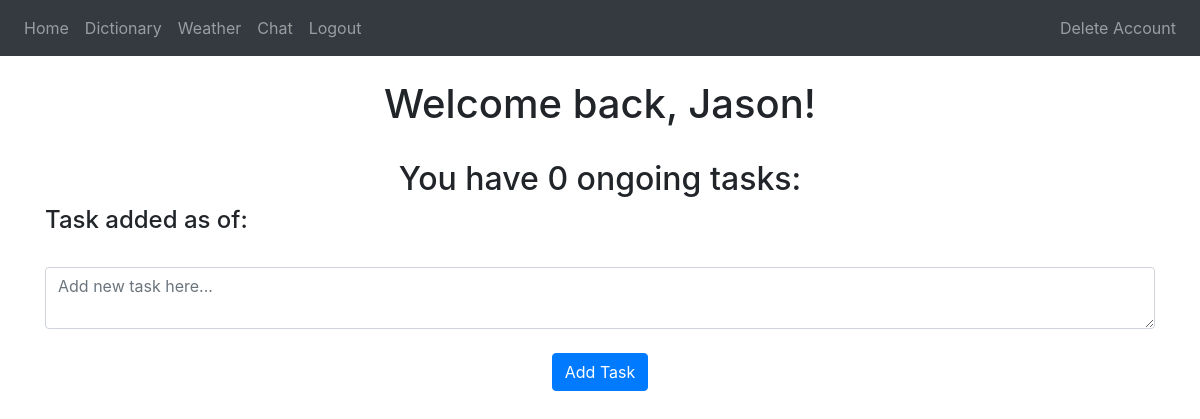
The page / (signed in) on the database as committed earlier.
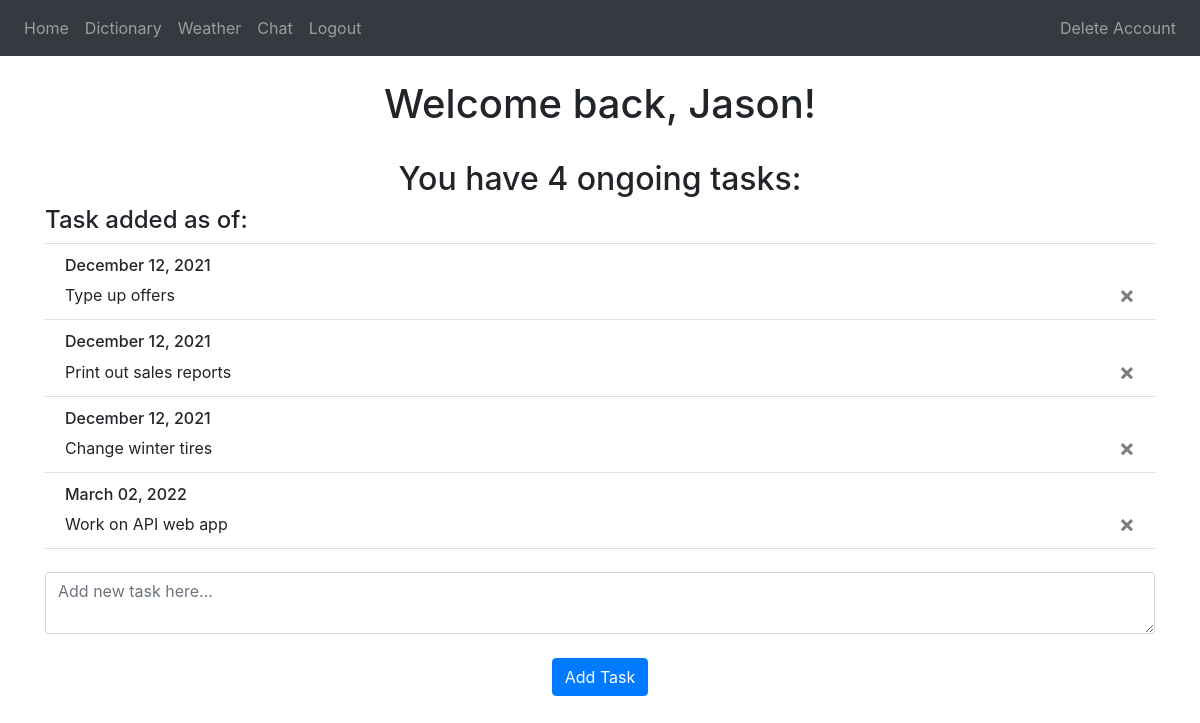
The same page on the database as committed later.
### website/models.py (models this page shows)
class Task(db.Model):
    id = db.Column(db.Integer, primary_key=True)
    data = db.Column(db.String(1000))
    date = db.Column(db.DateTime(timezone=True), default=func.now())
    user_id = db.Column(db.Integer, db.ForeignKey('user.id'))

### website/views.py (the view, shortened to what this page needs)
@views.route('/', methods=['GET', 'POST'])
@login_required
def home():
    return render_template("home.html", user=current_user)

### website/__init__.py (called while the page is built)
def create_app():
    app = Flask(__name__) # Refers the name of the current file
    app.config['SECRET_KEY'] = 'my first web'
    app.config['SQLALCHEMY_TRACK_MODIFICATIONS'] = False
    app.config['SQLALCHEMY_DATABASE_URI'] = f'sqlite:///{DB_NAME}'
    db.init_app(app)
    from .views import views
    from .auth import auth
    app.register_blueprint(views, url_prefix='/')
    app.register_blueprint(auth, url_prefix='/')
    from .models import User
    create_database(app)
    login_manager = LoginManager()
    login_manager.login_view = 'auth.login'
    login_manager.init_app(app)
    @login_manager.user_loader
    def load_user(id):
        return User.query.get(int(id))
    return app

### website/templates/home.html (shortened to what this page needs)
{% extends "base.html" %} {% block title %}Home{% endblock %}
{% block content %}
<br />
<h1 align="center">Welcome back, {{ user.first_name }}!</h1>
<br />
<ul class="list-group list-group-flush" id="tasks">
    <h2 align="center">You have {{ user.tasks | length }} ongoing tasks:</h2>
    <h4>Task added as of: </h4>
    {% for task in user.tasks %}
    <li class="list-group-item" id="fade-in">
        <h6>{{ task.date.strftime("%B %d, %Y") }}</h6> {{ task.data }}
        <button type="button" class="close" onClick="deleteTask({{ task.id }})">
            <span aria-hidden="true">&times;</span>
        </button>
    </li>
    {% endfor %}
</ul>
<form method="POST">
    <br />
    <textarea name="task" id="task" placeholder="Add new task here..." class="form-control"></textarea>
    <br />
    <div align="center">
        <button type="submit" class="btn btn-primary">Add Task</button>
    </div>
</form>
{% endblock %}

Rows that differ between the two databases and show on the page:
added Task: date "December 12, 2021", data "Type up offers"
added Task: date "December 12, 2021", data "Print out sales reports"
added Task: date "December 12, 2021", data "Change winter tires"
added Task: date "March 02, 2022", data "Work on API web app"
Other text that changed with them:
{{ user.tasks | length }}: "0" → "4"
